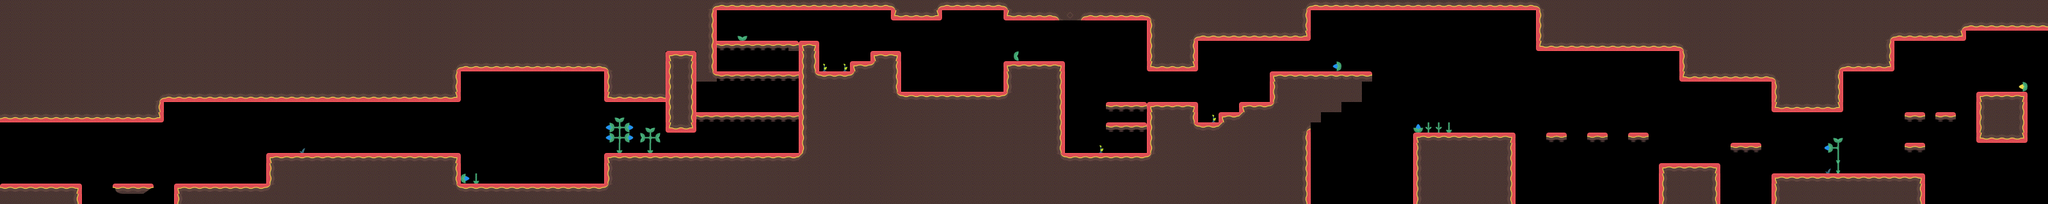

This is a level from a 2D game, rendered from its Tiled map with the project's own tilesets. A one-line summary and the map file follow, with tile-layer data summarised:
An orthogonal 200x20 tile map with 16x16 px tiles, 2 tile layers (tileLayer, elementsLayer), 2 tilesets and 112 objects (43x jump, 36x coin, 15x walker, 7x staticshooter, 5x jumper, ...).

<map version="1.2" tiledversion="1.3.0" orientation="orthogonal" renderorder="right-down" compressionlevel="0" width="200" height="20" tilewidth="16" tileheight="16" infinite="0" nextlayerid="5" nextobjectid="235">
    <tileset firstgid="1" name="world2" tilewidth="16" tileheight="16" spacing="4" margin="2" tilecount="39" columns="39">
        <image source="world2.png" width="780" height="20" />
    </tileset>
    <tileset firstgid="40" name="elements1" tilewidth="16" tileheight="16" spacing="4" margin="2" tilecount="40" columns="40">
        <image source="elements1.png" width="800" height="20" />
    </tileset>
    <layer id="1" name="tileLayer" width="200" height="20">
        <data>[4000 cells, 2196 non-empty, 23 distinct tile ids]</data>
    </layer>
    <objectgroup id="2" name="gameObjects">
        <object id="1" name="lee" x="32" y="256" width="16" height="32" />
        <object id="54" name="exit" x="3120" y="96" width="32" height="48" />
        <object id="55" name="coin" x="224" y="256" width="16" height="16" />
        <object id="56" name="coin" x="880" y="256" width="16" height="16" />
        <object id="57" name="coin" x="912" y="240" width="16" height="16" />
        <object id="58" name="coin" x="176" y="256" width="16" height="16" />
        <object id="59" name="coin" x="816" y="256" width="16" height="16" />
        <object id="60" name="coin" x="784" y="240" width="16" height="16" />
        <object id="61" name="coin" x="752" y="256" width="16" height="16" />
        <object id="62" name="coin" x="848" y="240" width="16" height="16" />
        <object id="73" name="coin" x="1664" y="208" width="16" height="16" />
        <object id="74" name="coin" x="1696" y="208" width="16" height="16" />
        <object id="75" name="coin" x="1744" y="208" width="16" height="16" />
        <object id="76" name="coin" x="1760" y="208" width="16" height="16" />
        <object id="80" name="coin" x="2224" y="176" width="16" height="16" />
        <object id="81" name="coin" x="2208" y="144" width="16" height="16" />
        <object id="82" name="coin" x="2176" y="112" width="16" height="16" />
        <object id="83" name="coin" x="2144" y="80" width="16" height="16" />
        <object id="104" name="jumper" x="608" y="208" width="16" height="32" />
        <object id="105" name="walker" x="480" y="208" width="16" height="32" />
        <object id="106" name="walker" x="1184" y="144" width="16" height="32" />
        <object id="107" name="jumper" x="1824" y="128" width="16" height="32" />
        <object id="113" name="walker" x="2960" y="240" width="16" height="32" />
        <object id="114" name="flyer" x="2544" y="160" width="16" height="32" />
        <object id="115" name="staticshooter" x="384" y="256" width="16" height="32" />
        <object id="117" name="staticshooter" x="672" y="208" width="16" height="32" />
        <object id="118" name="staticshooter" x="912" y="256" width="16" height="32" />
        <object id="122" name="staticshooter" x="1632" y="64" width="16" height="32" />
        <object id="123" name="staticshooter" x="2352" y="176" width="16" height="32" />
        <object id="128" name="jumper" x="1856" y="128" width="16" height="32" />
        <object id="131" name="walker" x="1248" y="32" width="16" height="32" />
        <object id="161" name="flyer" x="1728" y="112" width="16" height="32" />
        <object id="162" name="jumper" x="1552" y="112" width="16" height="32" />
        <object id="163" name="flyer" x="880" y="240" width="16" height="32" />
        <object id="164" name="jumper" x="1520" y="112" width="16" height="32" />
        <object id="165" name="staticshooter" x="1952" y="128" width="16" height="32" />
        <object id="166" name="coin" x="1488" y="96" width="16" height="16" />
        <object id="167" name="coin" x="1504" y="112" width="16" height="16" />
        <object id="168" name="coin" x="1472" y="112" width="16" height="16" />
        <object id="169" name="coin" x="1488" y="128" width="16" height="16" />
        <object id="170" name="coin" x="1120" y="80" width="16" height="16" />
        <object id="171" name="coin" x="1232" y="80" width="16" height="16" />
        <object id="172" name="coin" x="1088" y="144" width="16" height="16" />
        <object id="173" name="coin" x="1232" y="144" width="16" height="16" />
        <object id="202" name="coin" x="192" y="256" width="16" height="16" />
        <object id="203" name="coin" x="208" y="256" width="16" height="16" />
        <object id="206" name="coin" x="1456" y="96" width="16" height="16" />
        <object id="207" name="coin" x="1456" y="128" width="16" height="16" />
        <object id="208" name="coin" x="1680" y="208" width="16" height="16" />
        <object id="209" name="coin" x="1776" y="208" width="16" height="16" />
        <object id="210" name="coin" x="2480" y="176" width="16" height="16" />
        <object id="211" name="coin" x="2496" y="176" width="16" height="16" />
        <object id="212" name="coin" x="2416" y="176" width="16" height="16" />
        <object id="213" name="coin" x="2432" y="176" width="16" height="16" />
        <object id="214" name="coin" x="2544" y="176" width="16" height="16" />
        <object id="215" name="coin" x="2560" y="176" width="16" height="16" />
        <object id="216" name="walker" x="544" y="208" width="16" height="32" />
        <object id="217" name="walker" x="592" y="208" width="16" height="32" />
        <object id="218" name="walker" x="752" y="256" width="16" height="32" />
        <object id="219" name="walker" x="800" y="256" width="16" height="32" />
        <object id="220" name="walker" x="1184" y="80" width="16" height="32" />
        <object id="221" name="walker" x="1184" y="32" width="16" height="32" />
        <object id="228" name="walker" x="2912" y="240" width="16" height="32" />
        <object id="229" name="walker" x="2880" y="240" width="16" height="32" />
        <object id="230" name="walker" x="2832" y="240" width="16" height="32" />
        <object id="231" name="walker" x="2800" y="240" width="16" height="32" />
        <object id="232" name="walker" x="2944" y="240" width="16" height="32" />
        <object id="233" name="staticshooter" x="2896" y="240" width="16" height="32" />
        <object id="234" name="larry" x="32" y="256" width="16" height="32" />
    </objectgroup>
    <objectgroup id="3" name="interactionObjects">
        <object id="134" name="jump" x="1728" y="192" width="16" height="16" />
        <object id="135" name="jump" x="1744" y="192" width="16" height="16" />
        <object id="136" name="jump" x="1760" y="192" width="16" height="16" />
        <object id="137" name="jump" x="1776" y="192" width="16" height="16" />
        <object id="138" name="jump" x="1728" y="160" width="16" height="16" />
        <object id="139" name="jump" x="1744" y="160" width="16" height="16" />
        <object id="140" name="jump" x="1760" y="160" width="16" height="16" />
        <object id="141" name="jump" x="1776" y="160" width="16" height="16" />
        <object id="143" name="jump" x="2720" y="224" width="16" height="16" />
        <object id="155" name="jump" x="1104" y="176" width="16" height="16" />
        <object id="156" name="jump" x="1120" y="176" width="16" height="16" />
        <object id="157" name="jump" x="1200" y="112" width="16" height="16" />
        <object id="158" name="jump" x="1184" y="64" width="16" height="16" />
        <object id="176" name="jump" x="2736" y="224" width="16" height="16" />
        </objectgroup>
    <layer id="4" name="elementsLayer" width="200" height="20">
        <data>[4000 cells, 34 non-empty, 14 distinct tile ids]</data>
    </layer>
</map>
<!-- 29 of 112 objects omitted -->
